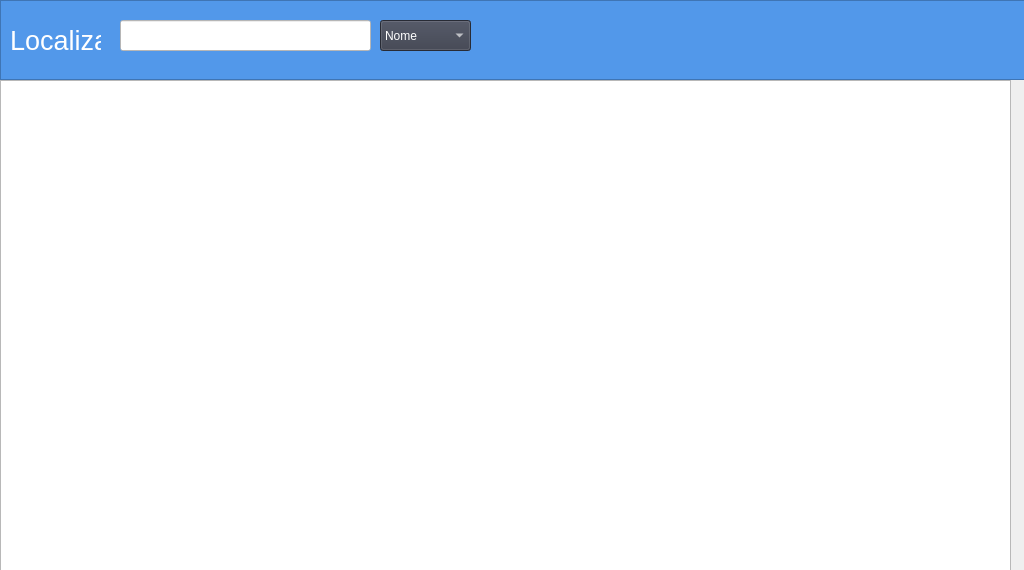
<?xml version="1.0" encoding="UTF-8"?>
<ui version="4.0">
 <class>localizar_cliente</class>
 <widget class="QDialog" name="localizar_cliente">
  <property name="geometry">
   <rect>
    <x>0</x>
    <y>0</y>
    <width>1024</width>
    <height>570</height>
   </rect>
  </property>
  <property name="sizePolicy">
   <sizepolicy hsizetype="Maximum" vsizetype="Maximum">
    <horstretch>0</horstretch>
    <verstretch>0</verstretch>
   </sizepolicy>
  </property>
  <property name="windowTitle">
   <string>Localizar Cliente</string>
  </property>
  <property name="locale">
   <locale language="Portuguese" country="Brazil"/>
  </property>
  <widget class="QTableView" name="tableView">
   <property name="enabled">
    <bool>true</bool>
   </property>
   <property name="geometry">
    <rect>
     <x>0</x>
     <y>80</y>
     <width>1011</width>
     <height>491</height>
    </rect>
   </property>
   <property name="sizePolicy">
    <sizepolicy hsizetype="Maximum" vsizetype="Expanding">
     <horstretch>100</horstretch>
     <verstretch>0</verstretch>
    </sizepolicy>
   </property>
   <property name="contextMenuPolicy">
    <enum>Qt::DefaultContextMenu</enum>
   </property>
   <property name="selectionBehavior">
    <enum>QAbstractItemView::SelectRows</enum>
   </property>
   <property name="sortingEnabled">
    <bool>true</bool>
   </property>
   <attribute name="horizontalHeaderDefaultSectionSize">
    <number>150</number>
   </attribute>
   <attribute name="horizontalHeaderStretchLastSection">
    <bool>true</bool>
   </attribute>
  </widget>
  <widget class="QFrame" name="frame">
   <property name="geometry">
    <rect>
     <x>0</x>
     <y>0</y>
     <width>1031</width>
     <height>80</height>
    </rect>
   </property>
   <property name="styleSheet">
    <string notr="true">background-color: rgb(82, 152, 234);</string>
   </property>
   <property name="frameShape">
    <enum>QFrame::StyledPanel</enum>
   </property>
   <property name="frameShadow">
    <enum>QFrame::Raised</enum>
   </property>
   <widget class="QComboBox" name="comboBox">
    <property name="geometry">
     <rect>
      <x>380</x>
      <y>20</y>
      <width>91</width>
      <height>31</height>
     </rect>
    </property>
    <property name="styleSheet">
     <string notr="true">background-color: rgb(56, 60, 74);
selection-background-color: rgb(82, 152, 234);
color: rgb(255, 255, 255);</string>
    </property>
    <item>
     <property name="text">
      <string>Nome</string>
     </property>
    </item>
    <item>
     <property name="text">
      <string>CPF</string>
     </property>
    </item>
    <item>
     <property name="text">
      <string>CNPJ</string>
     </property>
    </item>
    <item>
     <property name="text">
      <string>CEP</string>
     </property>
    </item>
    <item>
     <property name="text">
      <string>Endereço</string>
     </property>
    </item>
    <item>
     <property name="text">
      <string>Bairro</string>
     </property>
    </item>
    <item>
     <property name="text">
      <string>Telefone Fixo</string>
     </property>
    </item>
    <item>
     <property name="text">
      <string>Telefone Adicional</string>
     </property>
    </item>
    <item>
     <property name="text">
      <string>Celular</string>
     </property>
    </item>
    <item>
     <property name="text">
      <string>Email</string>
     </property>
    </item>
   </widget>
   <widget class="QLineEdit" name="search_lineEdit">
    <property name="geometry">
     <rect>
      <x>120</x>
      <y>20</y>
      <width>251</width>
      <height>31</height>
     </rect>
    </property>
    <property name="font">
     <font>
      <pointsize>15</pointsize>
     </font>
    </property>
    <property name="styleSheet">
     <string notr="true">background-color: rgb(255, 255, 255);
color: rgb(0, 0, 0);</string>
    </property>
   </widget>
   <widget class="QLabel" name="label">
    <property name="geometry">
     <rect>
      <x>10</x>
      <y>30</y>
      <width>91</width>
      <height>21</height>
     </rect>
    </property>
    <property name="font">
     <font>
      <pointsize>20</pointsize>
      <weight>50</weight>
      <italic>false</italic>
      <bold>false</bold>
      <underline>false</underline>
      <strikeout>false</strikeout>
     </font>
    </property>
    <property name="styleSheet">
     <string notr="true">color: rgb(255, 255, 255);</string>
    </property>
    <property name="text">
     <string>Localizar</string>
    </property>
   </widget>
  </widget>
 </widget>
 <resources/>
 <connections/>
</ui>
